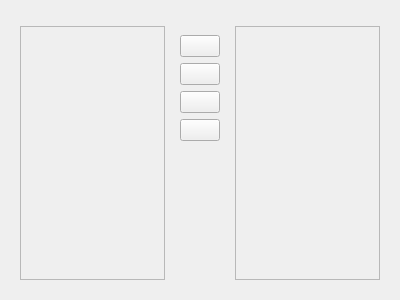
<?xml version="1.0" encoding="UTF-8"?>
<ui version="4.0">
 <class>DataPusherWidget</class>
 <widget class="QWidget" name="DataPusherWidget">
  <property name="geometry">
   <rect>
    <x>0</x>
    <y>0</y>
    <width>400</width>
    <height>300</height>
   </rect>
  </property>
  <property name="windowTitle">
   <string>Form</string>
  </property>
  <layout class="QVBoxLayout" name="verticalLayout_2">
   <item>
    <widget class="QWidget" name="topButtonHolderWidget" native="true"/>
   </item>
   <item>
    <widget class="QWidget" name="quickPlotSetupWidget" native="true">
     <property name="enabled">
      <bool>true</bool>
     </property>
     <layout class="QHBoxLayout" name="horizontalLayout">
      <item>
       <widget class="QScrollArea" name="leftScrollArea">
        <property name="widgetResizable">
         <bool>true</bool>
        </property>
        <widget class="QWidget" name="leftScrollAreaWidget">
         <property name="geometry">
          <rect>
           <x>0</x>
           <y>0</y>
           <width>151</width>
           <height>264</height>
          </rect>
         </property>
         <layout class="QVBoxLayout" name="leftVerticalLayout"/>
        </widget>
       </widget>
      </item>
      <item>
       <widget class="QWidget" name="centralButtonsWidget" native="true">
        <layout class="QVBoxLayout" name="verticalLayout">
         <item>
          <widget class="QPushButton" name="rightArrowPushButton">
           <property name="toolTip">
            <string>Create track for log type</string>
           </property>
           <property name="text">
            <string/>
           </property>
          </widget>
         </item>
         <item>
          <widget class="QPushButton" name="deletePushButton">
           <property name="toolTip">
            <string>Delete selected track</string>
           </property>
           <property name="text">
            <string/>
           </property>
          </widget>
         </item>
         <item>
          <widget class="QPushButton" name="upPushButton">
           <property name="cursor">
            <cursorShape>ArrowCursor</cursorShape>
           </property>
           <property name="toolTip">
            <string>Promote track (moves towards left in plot)</string>
           </property>
           <property name="text">
            <string/>
           </property>
          </widget>
         </item>
         <item>
          <widget class="QPushButton" name="downPushButton">
           <property name="toolTip">
            <string>Demote track (moves towards right in plot)</string>
           </property>
           <property name="text">
            <string/>
           </property>
          </widget>
         </item>
         <item>
          <spacer name="verticalSpacer">
           <property name="orientation">
            <enum>Qt::Vertical</enum>
           </property>
           <property name="sizeHint" stdset="0">
            <size>
             <width>20</width>
             <height>40</height>
            </size>
           </property>
          </spacer>
         </item>
        </layout>
       </widget>
      </item>
      <item>
       <widget class="QScrollArea" name="rightScrollArea">
        <property name="widgetResizable">
         <bool>true</bool>
        </property>
        <widget class="QWidget" name="rightScrollAreaWidget">
         <property name="geometry">
          <rect>
           <x>0</x>
           <y>0</y>
           <width>151</width>
           <height>264</height>
          </rect>
         </property>
         <layout class="QVBoxLayout" name="rightVerticalLayout"/>
        </widget>
       </widget>
      </item>
     </layout>
    </widget>
   </item>
  </layout>
 </widget>
 <resources/>
 <connections/>
</ui>
